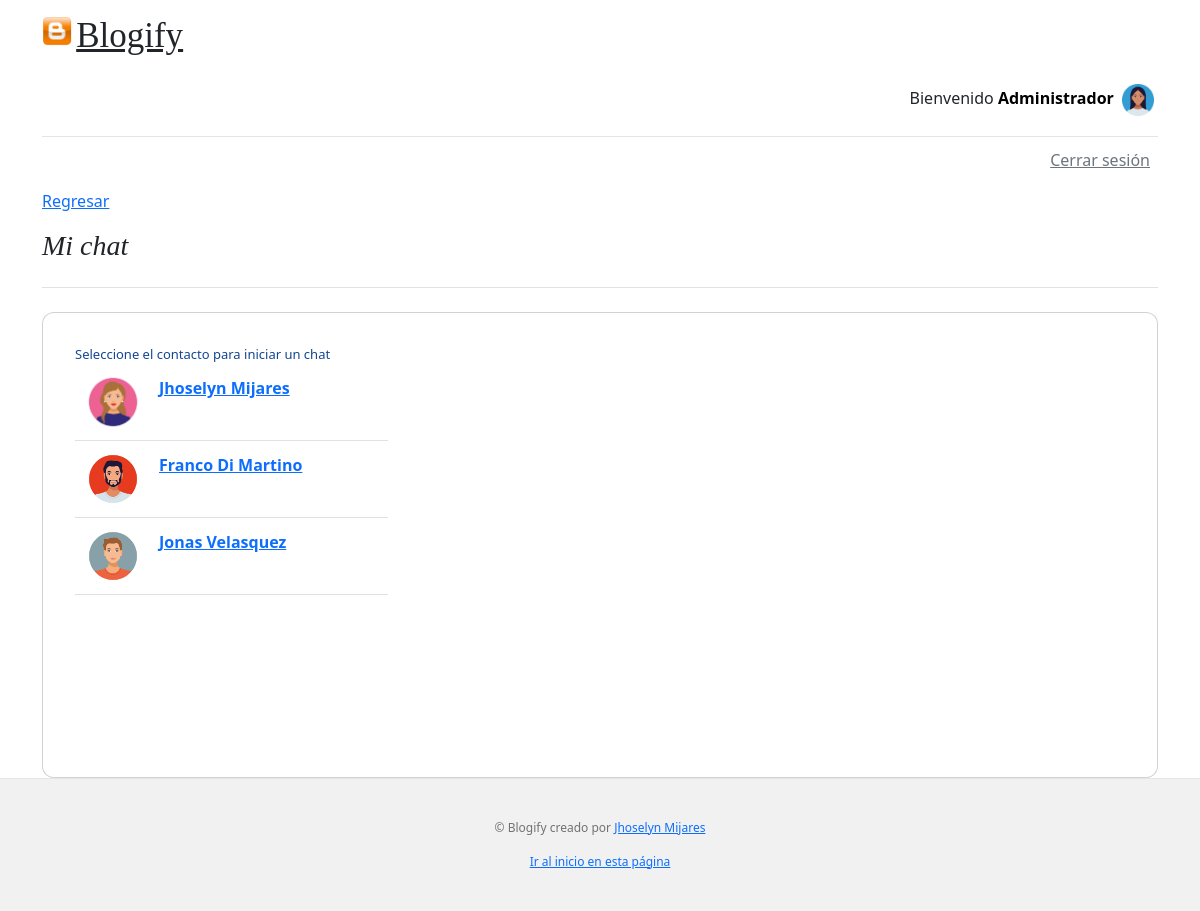
/blogify/chat/ (signed in), run on the app's committed database.
### accounts/models.py (models this page shows, shortened)
class Profile(models.Model):
    user = models.OneToOneField(User, on_delete=models.CASCADE, primary_key=True)
    description = models.CharField(max_length=400,null=True)
    image = models.ForeignKey(Image, on_delete=models.RESTRICT,blank=True,null=True)
    url_site = models.CharField(max_length=200,null=True)

### blogs/models.py (models this page shows, shortened)
class Image(models.Model):
    title = models.CharField(max_length=200)
    image = models.ImageField(upload_to='users/%Y/%m/%d/', blank=True)
    creation = models.DateTimeField(auto_now=True)

### messenger/views.py (the view)
# urls.py: path('', login_required(views.chat_init), name = 'ChatInit'),
def chat_init(request):
    context = {}
    set_user_context(request,context)
    set_header_menu_comtext(context, False)
    users = []
    context["users"] = User.objects.all().exclude(username=request.user.username)
    for user in User.objects.all().exclude(username=request.user.username):
        users.append({
            "username":user.username,
            "full_name": f"{user.first_name}  {user.last_name}",
            "profile":Profile.objects.filter(user__username=user.username).first()
        })
    context["users"]=users
    chat_template = loader.get_template("chat.html")
    context["firstime"]=True
    return HttpResponse(chat_template.render(context))

### messenger/views.py (called while the page is built)
def set_user_context(request, context):
    context["is_authenticated"] = request.user.is_authenticated
    context["greeting"] = request.user
    if hasattr(request.user, 'first_name') and request.user.first_name!="":
        context["greeting"] = request.user.first_name
    context["profile"] = Profile.objects.filter(user__username=request.user.username).first()

def set_header_menu_comtext(context,option):
    context["is_show"] = option

### messenger/templates/chat.html (shortened to what this page needs)
{% extends "base.html" %}
{% block content %}
<section style="background-color: #ffffff;">
  <div class="container">
    <a href="{% url 'Home' %}">Regresar</a>
    <div>
        <h3 class="pb-4 mb-4 fst-italic border-bottom">
            Mi chat
        </h3>
    </div>
    <div class="row">
      <div class="col-md-12">
        <div class="card" id="chat3" style="border-radius: 12px">
          <div class="card-body">
            <div class="row">
              <div class="col-md-6 col-lg-5 col-xl-4 mb-4 mb-md-0" style="overflow:auto">
                <div class="p-3">
                  <div data-mdb-perfect-scrollbar="true" style="position: relative; height: 400px">
                    <div style="font-size:13px;color:#144693">
                      Seleccione el contacto para iniciar un chat
                    </div>
                    <ul class="list-unstyled mb-0">
                      {% for user in users %}
                      <li class="p-2 border-bottom">
                        <a href="/blogify/chat/with/{{user.username}}" class="d-flex justify-content-between">
                          <div class="d-flex flex-row">
                            <div>
                              {% if user.profile.image.image is not None %}
                              <img src="/media/{{user.profile.image.image}}" alt="avatar"
                                class="d-flex align-self-center me-3" width="60" />
                              {%else%}
                              <img src="http://lofrev.net/wp-content/photos/2017/03/user_blue_logo.png" alt="avatar"
                                class="d-flex align-self-center me-3" width="60" />
                              {% endif %}
                            </div>
                            <div class="pt-1">
                              <p class="fw-bold mb-0">{{user.full_name}}</p>
                            </div>
                          </div>
                        </a>
                      </li>
                      {% endfor %}
                    </ul>
                  </div>
                </div>
              </div>
              <div class="col-md-6 col-lg-7 col-xl-8">
              </div>
            </div>
          </div>
        </div>
      </div>
    </div>
  </div>
</section>
{% endblock %}

### blogs/templates/header.html (shortened to what this page needs)
<div class="container">
    <header class="blog-header lh-1 py-3">
        <div class="row flex-nowrap justify-content-between align-items-center">
            <div class="col-12">
                <img class="mb-4" src="/media/blogify.png"  height="30">
                <a class="blog-header-logo text-dark" href="/" style="font-size: 35px;">Blogify</a>
                {% if is_authenticated == True %}
                <div style="margin-top:10px;text-align: right;">
                    Bienvenido
                    <a href="/accounts/profile/" class="no-link">
                        <b>{{greeting}}</b>
                        {% if profile is not None and profile.image is not None %}
                        <img src="/media/{{profile.image.image}}" width="40px"/>
                        {% endif %}
                    </a>
                </div>
                {% endif %}
            </div>
        </div>
    </header>
    <div class="nav-scroller py-1 mb-2">
        <nav class="nav d-flex justify-content-between" style="float:right">
            {% if is_authenticated == True%}
            <a class="p-2 link-secondary" href="/accounts/logout">Cerrar sesión</a>
            {% else %}
            <a class="p-2 link-secondary" href="/accounts/signup">Regístrate</a>
            <a class="p-2 link-secondary" href="/accounts/login">Iniciar sesión</a>
            {% endif %}
        </nav>
    </div>
</div>

### blogs/templates/base.html (style rules this page uses)
.blog-header { border-bottom: 1px solid #e5e5e5; }
.blog-header-logo { font-family: "Playfair Display", Georgia, "Times New Roman", serif ; font-size: 2.25rem; }
h1, h2, h3, h4, h5, h6 { font-family: "Playfair Display", Georgia, "Times New Roman", serif ; }
.nav-scroller { position: relative; z-index: 2; height: 2.75rem; overflow-y: hidden; }
.nav-scroller .nav { display: flex; flex-wrap: nowrap; padding-bottom: 1rem; margin-top: -1px; overflow-x: auto; text-align: center; white-space: nowrap; -webkit-overflow-scrolling: touch; }

### blogs/templates/header.html (style rules this page uses)
.no-link { text-decoration: none; color: black }

### data on the page
Profile: image.image (picture)
Profile: profile.image.image (picture), full_name "Jhoselyn Mijares"
Profile: profile.image.image (picture), full_name "Franco Di Martino"
Profile: profile.image.image (picture), full_name "Jonas Velasquez"

### other printed values
{{ greeting }} "Administrador"
